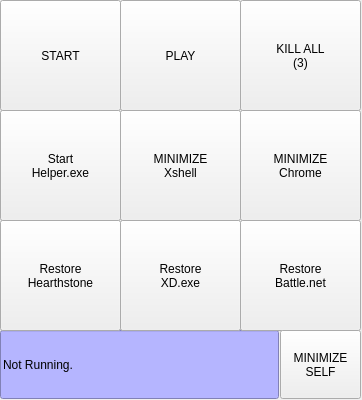
<?xml version="1.0" encoding="UTF-8"?>
<ui version="4.0">
 <class>minHS</class>
 <widget class="QWidget" name="minHS">
  <property name="geometry">
   <rect>
    <x>0</x>
    <y>0</y>
    <width>362</width>
    <height>400</height>
   </rect>
  </property>
  <property name="windowTitle">
   <string>minHS</string>
  </property>
  <widget class="QPushButton" name="push_button_start">
   <property name="geometry">
    <rect>
     <x>0</x>
     <y>0</y>
     <width>121</width>
     <height>111</height>
    </rect>
   </property>
   <property name="styleSheet">
    <string notr="true">font: 18pt &quot;Consolas&quot;;</string>
   </property>
   <property name="text">
    <string>START</string>
   </property>
  </widget>
  <widget class="QPushButton" name="push_button_stop">
   <property name="enabled">
    <bool>true</bool>
   </property>
   <property name="geometry">
    <rect>
     <x>120</x>
     <y>0</y>
     <width>121</width>
     <height>111</height>
    </rect>
   </property>
   <property name="styleSheet">
    <string notr="true">font: 18pt &quot;Consolas&quot;;</string>
   </property>
   <property name="text">
    <string>PLAY</string>
   </property>
  </widget>
  <widget class="QLineEdit" name="lineEdit">
   <property name="geometry">
    <rect>
     <x>0</x>
     <y>330</y>
     <width>279</width>
     <height>69</height>
    </rect>
   </property>
   <property name="styleSheet">
    <string notr="true">font: 12pt &quot;Consolas&quot;;
background-color: rgb(181, 181, 255);
color: rgb(0, 0, 0);
</string>
   </property>
   <property name="text">
    <string>Not Running.</string>
   </property>
  </widget>
  <widget class="QPushButton" name="push_button_restore_HS">
   <property name="geometry">
    <rect>
     <x>0</x>
     <y>220</y>
     <width>121</width>
     <height>111</height>
    </rect>
   </property>
   <property name="styleSheet">
    <string notr="true">font: 14pt &quot;Consolas&quot;;</string>
   </property>
   <property name="text">
    <string>Restore
Hearthstone</string>
   </property>
  </widget>
  <widget class="QPushButton" name="push_button_restore_XD">
   <property name="geometry">
    <rect>
     <x>120</x>
     <y>220</y>
     <width>121</width>
     <height>111</height>
    </rect>
   </property>
   <property name="styleSheet">
    <string notr="true">font: 14pt &quot;Consolas&quot;;</string>
   </property>
   <property name="text">
    <string>Restore
XD.exe</string>
   </property>
  </widget>
  <widget class="QPushButton" name="push_button_restore_battleNet">
   <property name="geometry">
    <rect>
     <x>240</x>
     <y>220</y>
     <width>121</width>
     <height>111</height>
    </rect>
   </property>
   <property name="styleSheet">
    <string notr="true">font: 14pt &quot;Consolas&quot;;</string>
   </property>
   <property name="text">
    <string>Restore
Battle.net</string>
   </property>
  </widget>
  <widget class="QPushButton" name="push_button_killall3">
   <property name="geometry">
    <rect>
     <x>240</x>
     <y>0</y>
     <width>121</width>
     <height>111</height>
    </rect>
   </property>
   <property name="styleSheet">
    <string notr="true">font: 16pt &quot;Consolas&quot;;
</string>
   </property>
   <property name="text">
    <string>KILL ALL
(3)</string>
   </property>
  </widget>
  <widget class="QPushButton" name="push_button_MINIMIZE_Xshell">
   <property name="geometry">
    <rect>
     <x>120</x>
     <y>110</y>
     <width>121</width>
     <height>111</height>
    </rect>
   </property>
   <property name="styleSheet">
    <string notr="true">font: 14pt &quot;Consolas&quot;;</string>
   </property>
   <property name="text">
    <string>MINIMIZE
Xshell</string>
   </property>
  </widget>
  <widget class="QPushButton" name="push_button_MINIMIZE_Self">
   <property name="geometry">
    <rect>
     <x>280</x>
     <y>330</y>
     <width>81</width>
     <height>69</height>
    </rect>
   </property>
   <property name="styleSheet">
    <string notr="true">font: 12pt &quot;Consolas&quot;;</string>
   </property>
   <property name="text">
    <string>MINIMIZE
SELF</string>
   </property>
  </widget>
  <widget class="QPushButton" name="push_button_start_helperexe">
   <property name="geometry">
    <rect>
     <x>0</x>
     <y>110</y>
     <width>121</width>
     <height>111</height>
    </rect>
   </property>
   <property name="styleSheet">
    <string notr="true">font: 14pt &quot;Consolas&quot;;</string>
   </property>
   <property name="text">
    <string>Start
Helper.exe</string>
   </property>
  </widget>
  <widget class="QPushButton" name="push_button_MINIMIZE_Chrome">
   <property name="geometry">
    <rect>
     <x>240</x>
     <y>110</y>
     <width>121</width>
     <height>111</height>
    </rect>
   </property>
   <property name="styleSheet">
    <string notr="true">font: 14pt &quot;Consolas&quot;;</string>
   </property>
   <property name="text">
    <string>MINIMIZE
Chrome</string>
   </property>
  </widget>
 </widget>
 <resources/>
 <connections/>
</ui>
